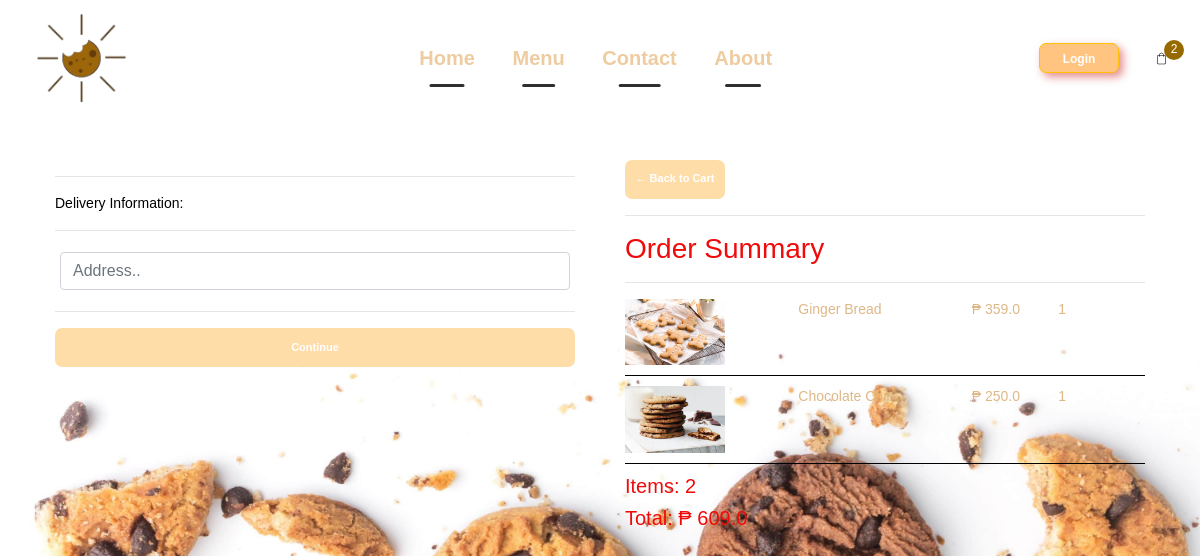
The page /checkout/ (signed in) on the database its author committed.
### store/models.py (models this page shows, shortened)
class OrderItem(models.Model):
    product = models.ForeignKey(Product, on_delete=models.SET_NULL, blank=True, null=True)
    order = models.ForeignKey(Order, on_delete=models.SET_NULL, blank=True, null=True)
    quantity = models.IntegerField(default=0, null=True, blank=True)
    date_added = models.DateTimeField(auto_now_add=True)
    @property
    def get_total(self):
        total = self.product.price * self.quantity
        return total

class Product(models.Model):
    name = models.CharField(max_length=200, null=True)
    price = models.FloatField()
    digital = models.BooleanField(default=False, null=True, blank=True)
    image = models.ImageField(null=True,blank=True)
    @property
    def imageURL(self):
        try:
            url = self.image.url
        except:
            url =''
        return url

class Order(models.Model):
    customer = models.ForeignKey(Customer, on_delete=models.SET_NULL, blank=True, null=True)
    date_ordered = models.DateTimeField(auto_now_add=True)
    complete = models.BooleanField(default=False, null=True, blank=False)
    transaction_id = models.CharField(max_length=200, null=True)
    @property
    def shipping(self):
        shipping = False
        orderItems = self.orderitem_set.all()
        for i in orderItems:
            if i.product.digital == False:
                shipping=True
        return shipping
    @property
    def get_cart_total(self):
        orderitems = self.orderitem_set.all()
        total = sum([item.get_total for item in orderitems])
        return total
    @property
    def get_cart_items(self):
        orderitems = self.orderitem_set.all()
        total = sum([item.quantity for item in orderitems])
        return total

### store/views.py (the view)
# urls.py: path('checkout/', views.checkout, name="checkout"),
def checkout(request):
	if request.user.is_authenticated:
		customer = request.user.customer
		order, created = Order.objects.get_or_create(customer=customer, complete=False)
		items = order.orderitem_set.all()
		cartItems = order.get_cart_items
	else:
		items = []
		order = {'get_cart_total':0, 'get_cart_items':0, 'shipping':False}
		cartItems = order['get_cart_items']
	context = {'items' :items, 'order':order,'cartItems':cartItems}
	return render(request, 'store/checkout.html', context)

### store/templates/store/checkout.html (shortened to what this page needs)
{% extends 'store/main.html' %}
{% load static %}
{% block content %}
     <div class="row">
		<div class="col-lg-6" style="min-width: 550px;">
			<div class="box-element" id="form-wrapper" style="border-radius: 10px;">
				<form id="form">
					<div id="shipping-info"  style="color: Black;font-size: 14px;">
						<hr>
						<p>Delivery Information:</p>
						<hr>
						<div class="form-field">
							<input class="form-control" type="text" name="address" placeholder="Address.." style="width: 510px;">
						</div>
					</div>
					<hr>
					<input id="form-button" class="btn btn-success btn-block" type="submit" value="Continue">
				</form>
			</div>
			<br>
		</div>
		<div class="col-lg-6">
			<div class="box-element" style="color: white;font-size: 14px;border-radius: 10px;">
				<a  class="btn btn-outline-dark" style="padding-top: 10px;" href="{% url 'cart' %}">&#x2190; Back to Cart</a>
				<hr>
				<h3>Order Summary</h3>
				<hr>
				{%for item in items%}
				<div class="cart-row" style="color: burlywood">
					<div style="flex:2"><img class="row-image" src="{{item.product.imageURL}}"></div>
					<div style="flex:2"><p>{{item.product.name}}</p></div>
					<div style="flex:1"><p>₱ {{item.product.price}}</p></div>
					<div style="flex:1"><p>{{item.quantity}}</p></div>
				</div>
				{%endfor%}
				<h5>Items:   {{order.get_cart_items}}</h5>
				<h5>Total: ₱   {{order.get_cart_total}}</h5>
			</div>
		</div>
	</div>
{% endblock content %}

### static/css/contact.css (style rules this page uses)
* { margin: 0; padding: 0; box-sizing: border-box; font-family: 'Poppins', sans-serif; }

### static/css/main.css (style rules this page uses)
body { background: url('/static/images/cookie.jpg'); background-size: cover; height: 100vh; background-repeat: no-repeat; background-attachment: fixed; background-position: top; font-family: myFirstFont; }
h1,h2,h3,h4,h5,h6 { color: #f00b0b; }
.box-element { box-shadow:hsl(0, 0%, 80%) 0 0 16px; background-color: black; border-radius: 4px; padding: 10px; }
.col-lg-4, .col-lg-6, .col-lg-8, .col-lg-12 { margin-top: 10px; }
.btn { border-radius: 7px; height: 30px; font-size: 12px; color: #fff; font-weight: bold; background-color: rgb(255, 196, 128);box-shadow: 4px 4px 8px rgba(223, 117, 117, 0.822); transition: box-shadow 0.3s; margin-right: 15px; width: 80px; }
.row-image { width: 100px; }
.form-field { width:250px; display: inline-block; padding: 5px; }
.cart-row { display: flex; align-items: flex-stretch; padding-bottom: 10px; margin-bottom: 10px; border-bottom: 1px solid black; }
.box-element { background-color: transparent; font-size: 10px; box-shadow: none; }
.box-element .btn { font-size: 11px; height:39px ; width: 100px; padding: 0; margin-right: 14px; background-color:rgb(255, 221, 169); box-shadow: none; border: none; }
a { text-decoration: none; color: #fff; }

### rows shown on the page
OrderItem: product.imageURL (picture), product.name "Ginger Bread", product.price "359.0", quantity "1"
OrderItem: product.imageURL (picture), product.name "Chocolate Chip", product.price "250.0", quantity "1"
Order: get_cart_items "2", get_cart_total "609.0"

### other values the page prints
{{ cartItems }} "2"
